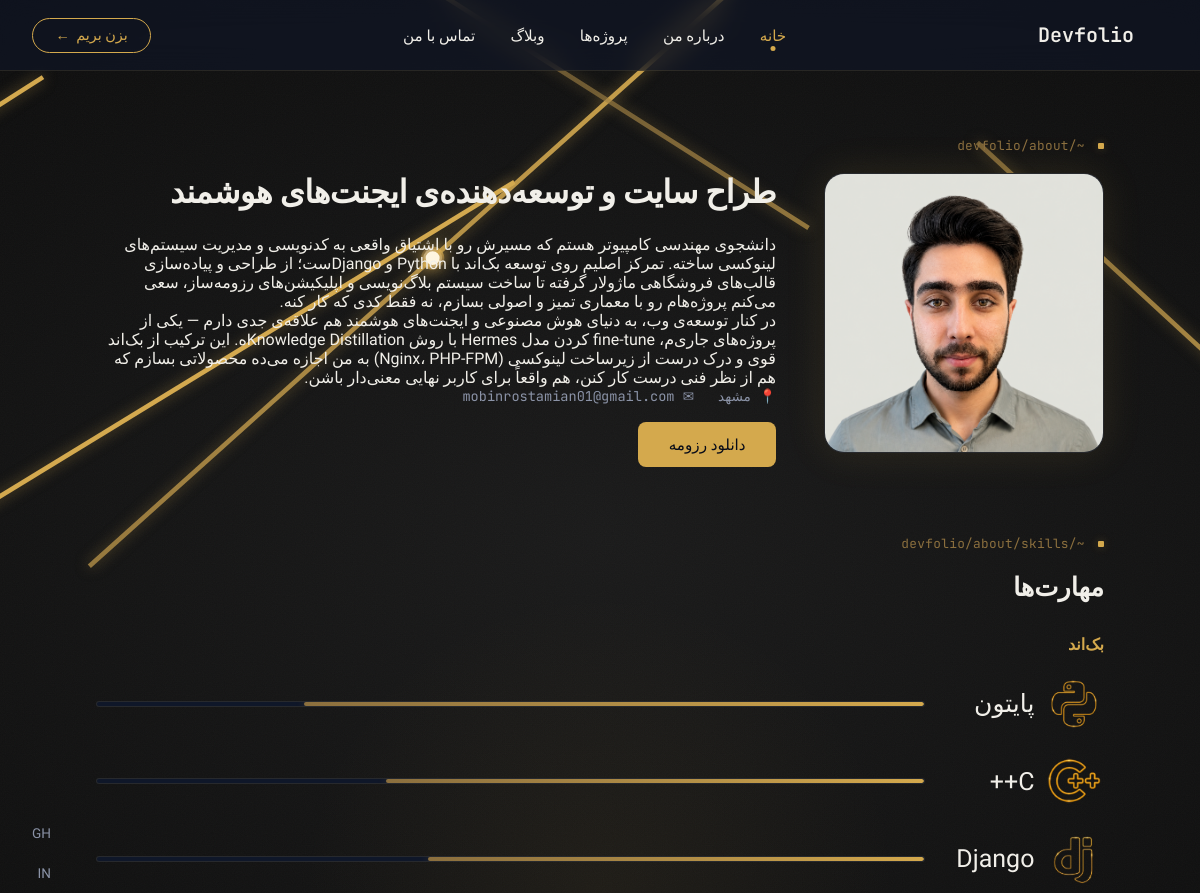
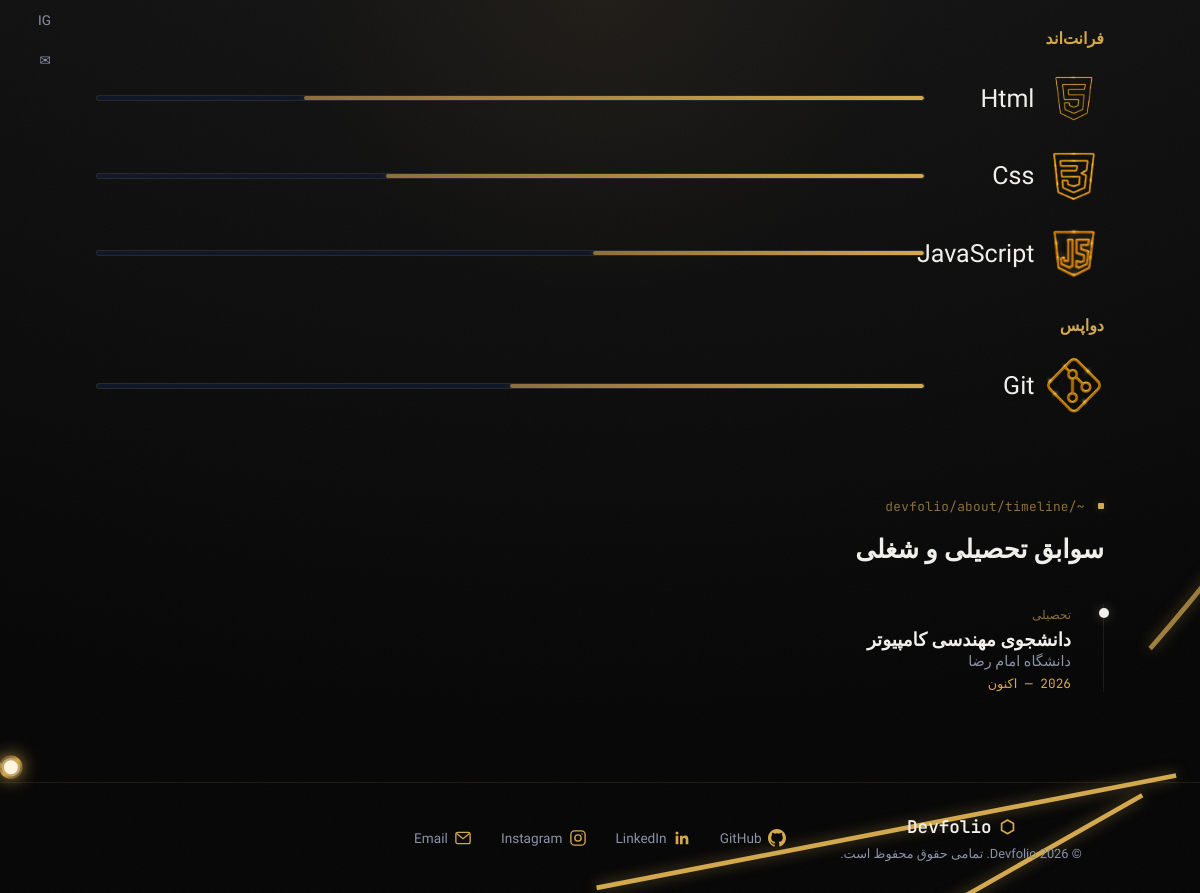
The page /about/ on the database its author committed (2 pictures, top to bottom).
### about/models.py (models this page shows, shortened)
class Bio(models.Model):
    profile_photo = models.ImageField(
        upload_to='about/profile/',
        verbose_name="عکس پروفایل"
    )
    headline = models.CharField(
        max_length=200,
        verbose_name="عنوان کوتاه حرفه‌ای",
        help_text="مثال: توسعه‌دهنده بک‌اند و مدیر لینوکس"
    )
    bio_text = models.TextField(verbose_name="متن بیوگرافی")
    location = models.CharField(max_length=100, verbose_name="محل زندگی")
    email = models.EmailField(verbose_name="ایمیل عمومی")
    resume_file = models.FileField(
        upload_to='about/resume/',
        blank=True,
        null=True,
        verbose_name="فایل رزومه (PDF)"
    )
    class Meta:
        verbose_name = "بیوگرافی"
        verbose_name_plural = "بیوگرافی"

class Skill(models.Model):
    CATEGORY_CHOICES = [
        ('backend', 'بک‌اند'),
        ('frontend', 'فرانت‌اند'),
        ('devops', 'دواپس'),
        ('tools', 'ابزارها'),
    ]
    name = models.CharField(max_length=80, verbose_name="نام مهارت")
    category = models.CharField(
        max_length=20,
        choices=CATEGORY_CHOICES,
        verbose_name="دسته‌بندی"
    )
    proficiency = models.PositiveSmallIntegerField(
        verbose_name="سطح تسلط (۰ تا ۱۰۰)"
    )
    icon = models.ImageField(
        upload_to='about/skills/',
        verbose_name="آیکون/لوگو"
    )
    class Meta:
        verbose_name = "مهارت"
        verbose_name_plural = "مهارت‌ها"
        ordering = ['category', '-proficiency']

class TimelineEntry(models.Model):
    ENTRY_TYPE_CHOICES = [
        ('education', 'تحصیلی'),
        ('work', 'شغلی'),
    ]
    entry_type = models.CharField(
        max_length=20,
        choices=ENTRY_TYPE_CHOICES,
        verbose_name="نوع سابقه"
    )
    title = models.CharField(max_length=150, verbose_name="عنوان")
    organization = models.CharField(max_length=150, verbose_name="سازمان/دانشگاه")
    start_date = models.DateField(verbose_name="تاریخ شروع")
    end_date = models.DateField(
        blank=True,
        null=True,
        verbose_name="تاریخ پایان",
        help_text="اگر همچنان ادامه دارد، خالی بگذارید"
    )
    description = models.TextField(blank=True, verbose_name="توضیحات")
    class Meta:
        verbose_name = "سابقه"
        verbose_name_plural = "سوابق تحصیلی و شغلی"
        ordering = ['-start_date']

### about/views.py (the view)
# urls.py: path('', views.about_page, name='about_page'),
def about_page(request):
    bio = Bio.objects.first()
    timeline = TimelineEntry.objects.all()
    skills = Skill.objects.all()
    skills_by_category = {}
    for code, label in Skill.CATEGORY_CHOICES:
        category_skills = skills.filter(category=code)
        if category_skills.exists():
            skills_by_category[label] = category_skills
    context = {
        'bio': bio,
        'timeline': timeline,
        'skills_by_category': skills_by_category,
    }
    return render(request, 'about/about.html', context)

### about/templates/about/about.html (shortened to what this page needs)
{% extends 'base.html' %}
{% load static %}
{% block extra_css %}
<link rel="stylesheet" href="{% static 'about/css/about.css' %}">
{% endblock %}
{% block content %}
<section class="about-hero">
    <span class="path-tag">~/devfolio/about</span>
    <div class="about-hero-inner">
        <div class="about-photo-wrap">
            {% if bio.profile_photo %}
                <img src="{{ bio.profile_photo.url }}" alt="{{ bio.headline }}" class="about-photo">
            {% endif %}
        </div>
        <div class="about-info">
            <h1 class="about-headline">{{ bio.headline|default:"" }}</h1>
            <p class="about-bio-text">{{ bio.bio_text|default:""|linebreaks }}</p>
            <div class="about-meta">
                {% if bio.location %}
                    <span class="about-meta-item">📍 {{ bio.location }}</span>
                {% endif %}
                {% if bio.email %}
                    <span class="about-meta-item">✉ {{ bio.email }}</span>
                {% endif %}
            </div>
            {% if bio.resume_file %}
                <a href="{{ bio.resume_file.url }}" class="btn btn-primary" download>دانلود رزومه</a>
            {% endif %}
        </div>
    </div>
</section>
<section class="about-skills">
    <span class="path-tag">~/devfolio/about/skills</span>
    <h2 class="section-title">مهارت‌ها</h2>
    {% for category_label, category_skills in skills_by_category.items %}
    <div class="skill-category-block">
        <h3 class="skill-category-title">{{ category_label }}</h3>
        <div class="skill-bars">
            {% for skill in category_skills %}
            <div class="skill-bar-row">
                <div class="skill-bar-label">
                    {% if skill.icon %}
                        <img src="{{ skill.icon.url }}" alt="{{ skill.name }}" class="skill-icon-img">
                    {% endif %}
                    <span>{{ skill.name }}</span>
                </div>
                <div class="skill-bar-track">
                    <div class="skill-bar-fill" style="width: {{ skill.proficiency }}%;"></div>
                </div>
            </div>
            {% endfor %}
        </div>
    </div>
    {% endfor %}
</section>
<section class="about-timeline">
    <span class="path-tag">~/devfolio/about/timeline</span>
    <h2 class="section-title">سوابق تحصیلی و شغلی</h2>
    <div class="timeline-track">
        {% for entry in timeline %}
        <div class="timeline-item timeline-item-{{ entry.entry_type }}">
            <span class="timeline-dot"></span>
            <div class="timeline-content">
                <span class="timeline-type-tag">{{ entry.get_entry_type_display }}</span>
                <h4 class="timeline-title">{{ entry.title }}</h4>
                <p class="timeline-org">{{ entry.organization }}</p>
                <p class="timeline-date">
                    {{ entry.start_date|date:"Y" }} —
                    {% if entry.end_date %}{{ entry.end_date|date:"Y" }}{% else %}اکنون{% endif %}
                </p>
            </div>
        </div>
        {% endfor %}
    </div>
</section>
{% endblock %}

### static/core/css/base.css (style rules this page uses)
:root { --bg-color: #070B18; --bg-elevated: #0F1729; --text-color: #F1EFE9; --text-muted: #8B93A7; --accent-color: #D4A94D; --accent-soft: #8B6F3E; --accent-glow: rgba(212, 169, 77, 0.3); --border-color: rgba(212, 169, 77, 0.12); }
* { margin: 0; padding: 0; box-sizing: border-box; }
body { background: var(--bg-color); color: var(--text-color); font-family: 'Vazirmatn', sans-serif; overflow-x: hidden; }
a { text-decoration: none; color: inherit; }
.path-tag { display: inline-block; font-family: 'JetBrains Mono', monospace; font-size: 0.8rem; color: var(--accent-soft); letter-spacing: 0.3px; margin-bottom: 1.2rem; position: relative; padding-right: 1.2rem; }
.path-tag::before { content: ''; position: absolute; right: 0; top: 50%; transform: translateY(-50%); width: 6px; height: 6px; background: var(--accent-color); border-radius: 1px; box-shadow: 0 0 8px var(--accent-glow); }
.btn { padding: 0.85rem 1.9rem; border-radius: 8px; font-size: 0.95rem; font-weight: 500; transition: all 0.25s ease; }
.btn-primary { background: var(--accent-color); color: var(--bg-color); }
.section-title { font-size: 1.6rem; font-weight: 700; margin-bottom: 1rem; position: relative; display: block; }

### about/static/about/css/about.css (style rules this page uses)
.about-hero { max-width: 1280px; margin: 0 auto; padding: 4rem 6rem 5rem; }
.about-hero-inner { display: grid; grid-template-columns: 280px 1fr; gap: 3rem; align-items: start; }
.about-photo-wrap { width: 280px; height: 280px; border-radius: 20px; overflow: hidden; border: 1px solid var(--border-color); background: var(--bg-elevated); box-shadow: 0 0 40px rgba(212, 169, 77, 0.12); }
.about-photo { width: 100%; height: 100%; object-fit: cover; }
.about-headline { font-size: 2rem; font-weight: 800; letter-spacing: -0.5px; margin-bottom: 1.2rem; }
.about-bio-text { color: var(--text-muted); line-height: 2; font-size: 1rem; margin-bottom: 1.5rem; }
.about-meta { display: flex; gap: 1.5rem; margin-bottom: 1.8rem; font-family: 'JetBrains Mono', monospace; font-size: 0.85rem; color: var(--text-muted); }
.about-skills { max-width: 1280px; margin: 0 auto; padding: 0 6rem 5rem; }
.skill-category-block { margin-top: 2rem; }
.skill-category-title { font-family: 'JetBrains Mono', monospace; font-size: 1rem; color: var(--accent-color); margin-bottom: 1.2rem; }
.skill-bars { display: flex; flex-direction: column; gap: 1.1rem; }
.skill-bar-row { display: grid; grid-template-columns: 160px 1fr; align-items: center; gap: 1.2rem; }
.skill-bar-label { display: flex; align-items: center; gap: 0.6rem; font-size: 25px; }
.skill-icon-img { width: 60px; height: 60px; object-fit: contain; }
.skill-bar-track { height: 6px; background: var(--bg-elevated); border: 1px solid var(--border-color); border-radius: 4px; overflow: hidden; }
.skill-bar-fill { height: 100%; background: linear-gradient(90deg, var(--accent-soft), var(--accent-color)); border-radius: 4px; box-shadow: 0 0 10px var(--accent-glow); transition: width 1.2s ease; }
.about-timeline { max-width: 1280px; margin: 0 auto; padding: 0 6rem 5rem; }
.timeline-track { position: relative; margin-top: 2.5rem; padding-right: 2rem; border-right: 1px solid var(--border-color); }
.timeline-item { position: relative; padding-bottom: 2.5rem; }
.timeline-item:last-child { padding-bottom: 0; }
.timeline-dot { position: absolute; right: -2.4rem; top: 0.3rem; width: 10px; height: 10px; border-radius: 50%; background: var(--accent-color); box-shadow: 0 0 12px var(--accent-glow); }
.timeline-item-education .timeline-dot { background: var(--text-color); box-shadow: 0 0 12px rgba(241, 239, 233, 0.3); }
.timeline-type-tag { font-family: 'JetBrains Mono', monospace; font-size: 0.75rem; color: var(--accent-soft); }
.timeline-title { font-size: 1.15rem; font-weight: 700; margin: 0.4rem 0 0.2rem; }
.timeline-org { color: var(--text-muted); font-size: 0.9rem; margin-bottom: 0.3rem; }
.timeline-date { font-family: 'JetBrains Mono', monospace; font-size: 0.8rem; color: var(--accent-color); margin-bottom: 0.6rem; }

### rows shown on the page
Bio: profile_photo (picture), headline "طراح سایت و توسعه‌دهنده‌ی ایجنت‌های هوشمند", bio_text "دانشجوی مهندسی کامپیوتر هستم که مسیرش رو با اشتیاق واقعی به کدنویسی و مدیریت سیستم‌های لینوکسی ساخته. تمرکز اصلیم روی توسعه بک‌اند با Python و Django‌ست؛ از طراحی و پیاده‌سازی قالب‌های فروشگاهی ماژولار گرفته تا ساخت سیستم بلاگ‌نویسی و اپلیکیشن‌های رزومه‌ساز، سعی می‌کنم پروژه‌هام رو با معماری تمیز و اصولی بسازم، نه فقط کدی که کار کنه. در کنار توسعه‌ی وب، به دنیای هوش مصنوعی و ایجنت‌های هوشمند هم علاقه‌ی جدی دارم — یکی از پروژه‌های جاری‌م، fine-tune کردن مدل Hermes با روش Knowledge Distillation‌ه. این ترکیب از بک‌اند قوی و درک درست از زیرساخت لینوکسی (Nginx، PHP-FPM) به من اجازه می‌ده محصولاتی بسازم که هم از نظر فنی درست کار کنن، هم واقعاً برای کاربر نهایی معنی‌دار باشن.", location "مشهد", email "mobinrostamian01@gmail.com"
Skill: icon (picture), name "پایتون", proficiency 75 (drawn)
Skill: icon (picture), name "C++", proficiency 65 (drawn)
Skill: icon (picture), name "Django", proficiency 60 (drawn)
Skill: icon (picture), name "Html", proficiency 75 (drawn)
Skill: icon (picture), name "Css", proficiency 65 (drawn)
Skill: icon (picture), name "JavaScript", proficiency 40 (drawn)
Skill: icon (picture), name "Git", proficiency 50 (drawn)
TimelineEntry: entry_type "تحصیلی", title "دانشجوی مهندسی کامپیوتر", organization "دانشگاه امام رضا", start_date "2026", shows "اکنون"

### other values the page prints
{{ category_label }} "بک‌اند" "فرانت‌اند" "دواپس"
